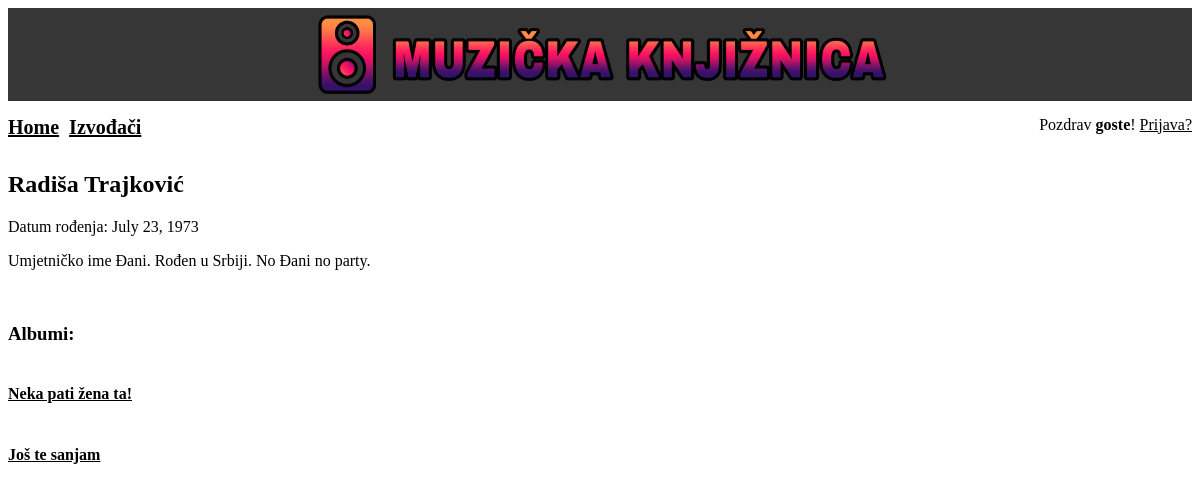
/izvodaci/Trajković, run on an earlier commit of the app's database.
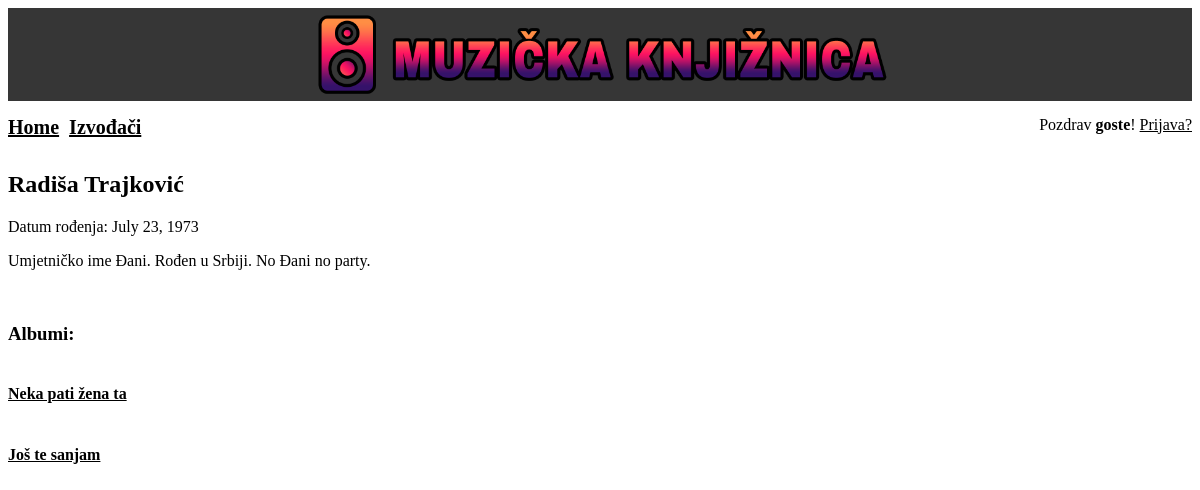
And on a later commit of the database.
### main/models.py (models this page shows, shortened)
class Album(models.Model):
    naziv_albuma=models.CharField(max_length=50)
    izvodac=models.ForeignKey(Izvodac, on_delete=models.CASCADE)
    godina_izdavanja_albuma=models.CharField(max_length=4)
    dodatne_informacije_albuma=models.CharField(max_length=100, blank=True)

class Izvodac(models.Model):
    izvodac_ime=models.CharField(max_length=50)
    izvodac_prezime=models.CharField(max_length=50)
    datum_rođenja=models.DateField()
    dodatne_informacije_izvodaca=models.CharField(max_length=100, blank=True)
    def __str__(self):
        return self.izvodac_prezime

### main/views.py (the view)
# urls.py: path('izvodaci/<izvodaci>', AlbumList.as_view()),
class AlbumList(ListView):
    template_name = 'main/album_list.html'
    def get_queryset(self):
        self.izvodac = get_object_or_404(Izvodac, izvodac_prezime=self.kwargs['izvodaci'])
        return Album.objects.filter(izvodac=self.izvodac)

### templates/main/album_list.html (shortened to what this page needs)
{% extends "base_generic.html" %}
{% block content %}
<br>
{% for album in object_list %}
    {% if forloop.first %}
        <div class="album">
            <h2> {{album.izvodac.izvodac_ime}} {{album.izvodac.izvodac_prezime}} </h2>
            <p>Datum rođenja: {{ album.izvodac.datum_rođenja }}</p>
            <p>{{ album.izvodac.dodatne_informacije_izvodaca }}</p>
        </div>
        <br>
    {% endif %}
{% endfor %}
<h3>Albumi:</h3>
{% for album in object_list %}
    <div class="album">
        <h4 class="gumbi"><a href="/izvodaci/{{ album.izvodac }}/{{ album.naziv_albuma }}">{{ album.naziv_albuma }}</a> </h4>
    </div>
{% endfor %}
{% endblock %}

What changed in the data, as far as the page shows it:
changed Album "Radiša": naziv_albuma "Neka pati žena ta!" → "Neka pati žena ta"
